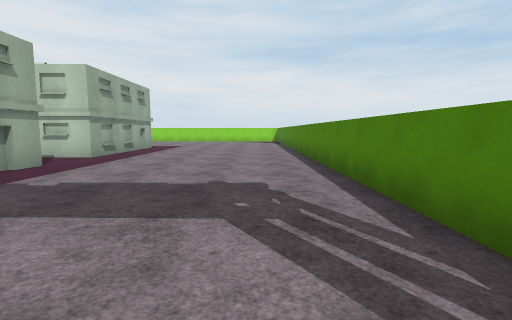
View 1 (above)

24 first-person views from a walk through a 3-D level made in the Unity game engine. The camera is 1.4 m above the floor, tilts 6° down and sees 85° across. The floor is counted in squares, 2 m on a side. Each view is taken from the middle of a square. On the plan, view 1 faces up. The plan holds only what a view shows up to about 9 squares ahead; the rest is blank. The place goes on beyond the plan. The player character is not drawn. Surface patterns are stand-ins for the level's own textures.

View 2
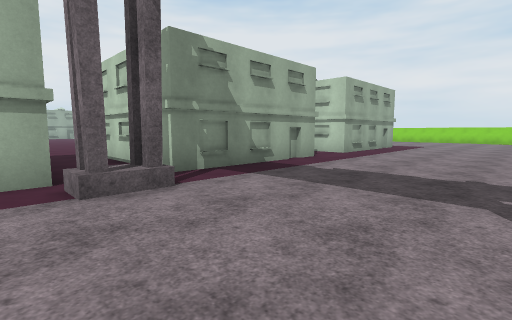

View 3
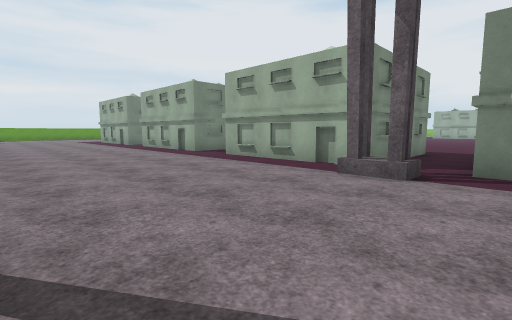

View 4
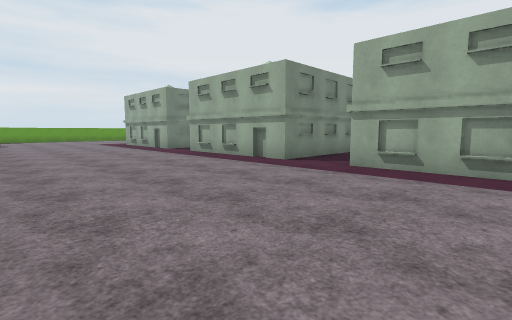

View 5
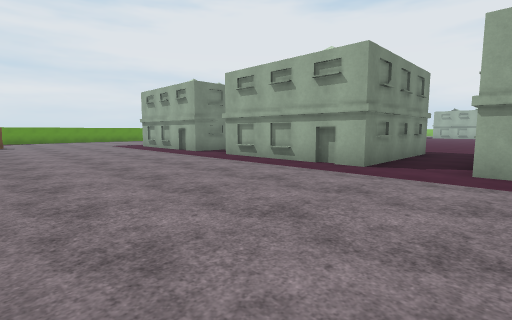

View 6
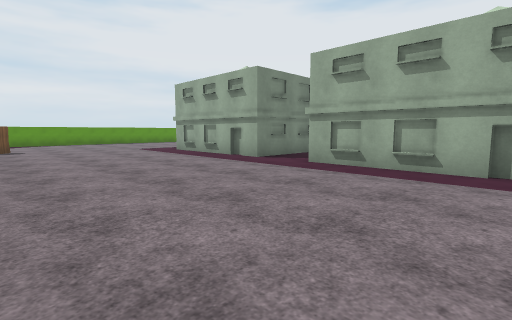

View 7
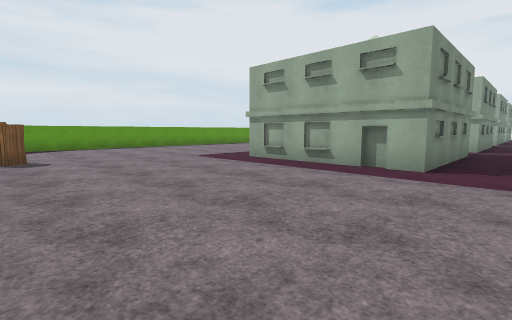

View 8
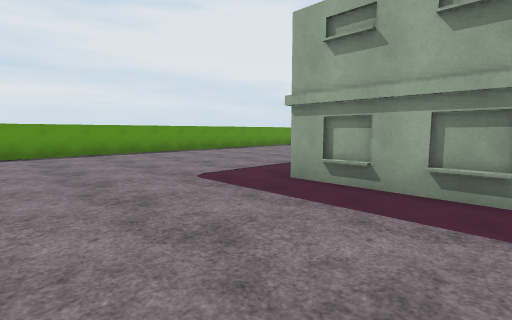

View 9
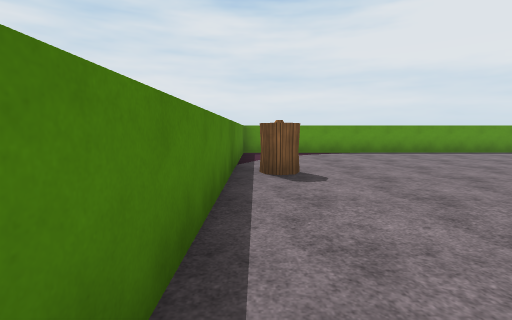

View 10
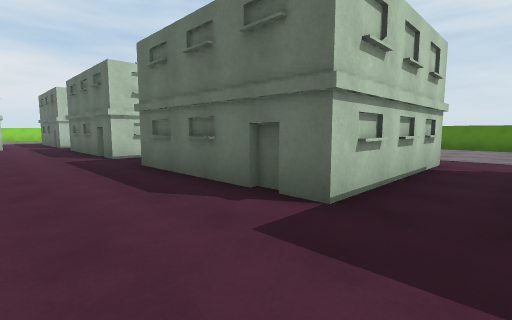

View 11
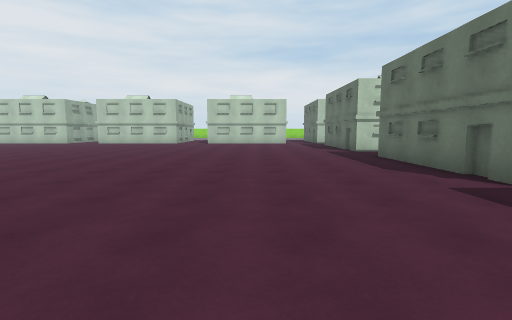

View 12
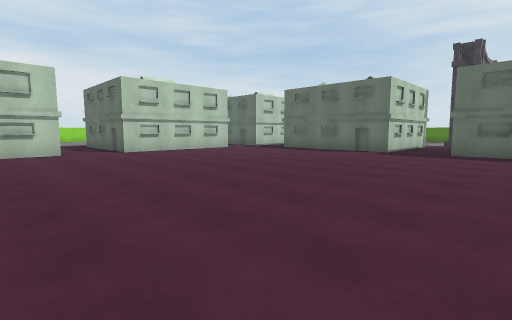

View 13
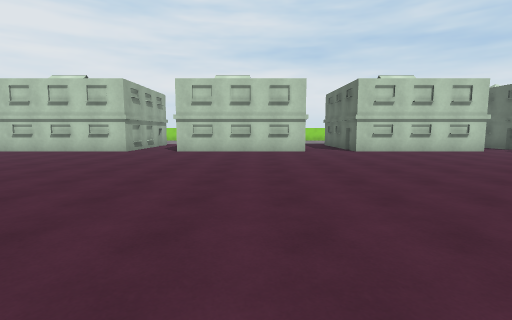

View 14
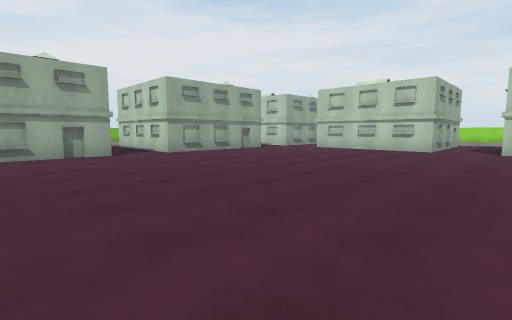

View 15
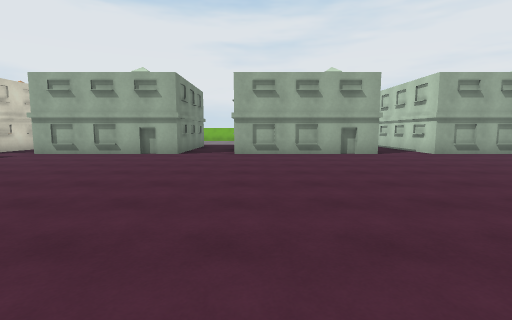

View 16
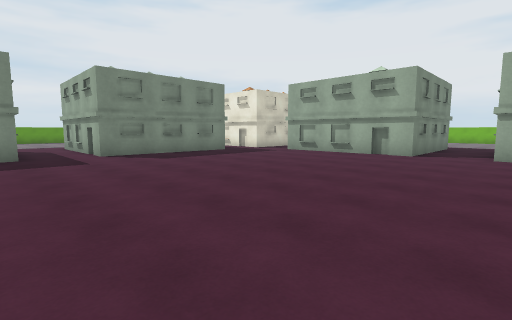

View 17
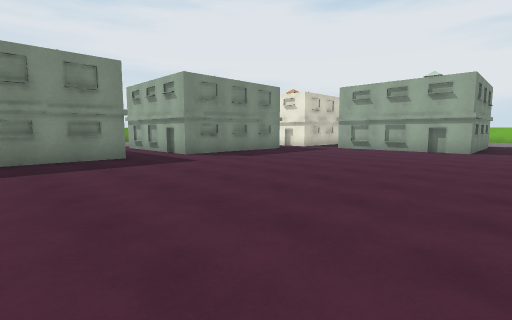

View 18
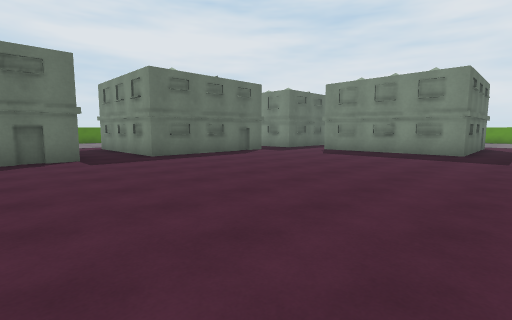

View 19
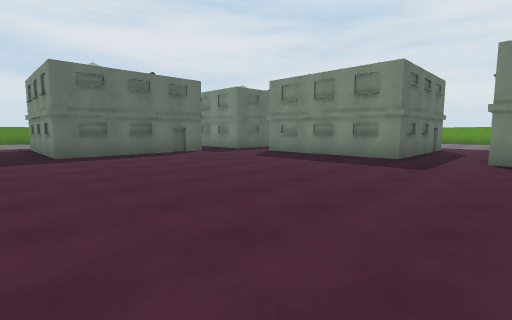

View 20
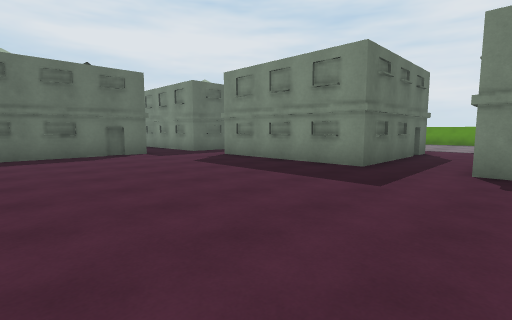

View 21
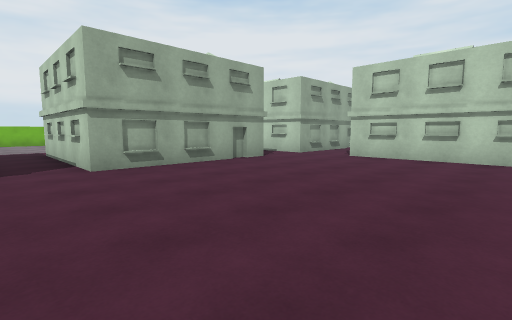

View 22
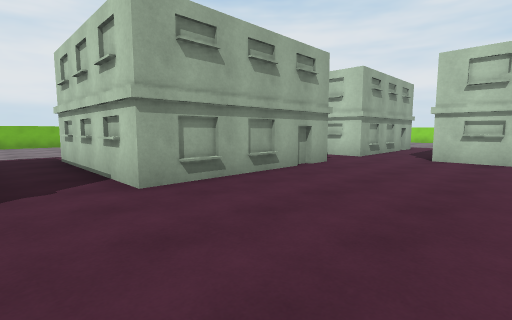

View 23
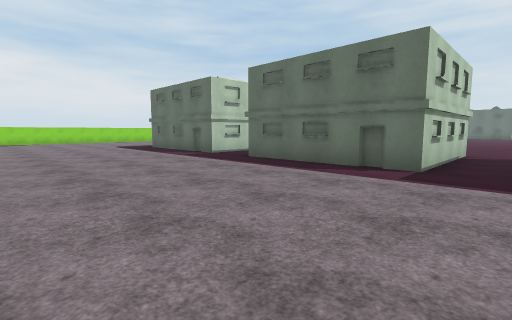

View 24
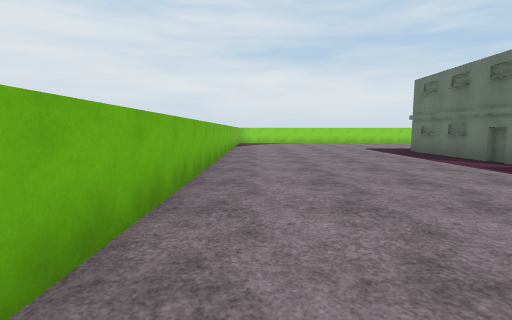

### Floor plan
Key: @ floor where view 1 was taken; # wall or solid block; . floor; H house; B barrel.
Columns run from 39 left of view 1 to 2 right of it. Each row starts with its distance up from view 1.
 11 #.....H     H
 10 #......     .
  9 #......#   ..                      ......#
  8 #......#  #H.####H.  ##H     H   ##H.....#
  7 #......H  H..H..H..H..H..H..H.    H......#
  6 #......H  H..................     H......#
  5 #.....H   #...................H   #......#
  4 #......#  #....................   #......#
  3 #......#  #....................#  #......#
  2  ......#   H...................    H.....#
  1  ......H..H....................H..H......
  0  ......H..H....................H..H#...@.
 -1           #...................H   #......
 -2           #......... ..........#  #......
 -3           #.........  .........#  #......
 -4            H........   ........#  #H.....
 -5          .H....................H..H......
 -6          .H....................H..H......
 -7           #...................H   #......
 -8           #....................#  #......
 -9           #....................#  #......
-10           #H...................#  #H.....
-11           H.  .................H..H......
-12                ..........................
-13                 #.H    .H     H   #......
-14                  ..    ..         #......#
-15                        ..         #......#
-16                        ..         #......#
-17                        ..         .......#
-18                        ..        ........#
-19                                 ........B#
-20                                 .........#
-21                                  ........#
-22                                  ........#
-23                                 ##########

Positions as (right, up) in squares from view 1, and headings:
1: (0, 0), facing up
2: (0, -1), facing up-left
3: (1, 2), facing down-left
4: (1, -2), facing down-left
5: (1, -4), facing down-left
6: (1, -7), facing down-left
7: (1, -11), facing down-left
8: (-1, -14), facing down-left
9: (1, -14), facing down
10: (-11, -6), facing up-right
11: (-12, -8), facing up
12: (-18, -2), facing up-right
13: (-18, -2), facing up
14: (-20, -3), facing up-left
15: (-20, -4), facing left
16: (-20, -4), facing down-left
17: (-18, -5), facing down-left
18: (-16, -3), facing down-right
19: (-17, -5), facing down-right
20: (-17, -7), facing down-right
21: (-23, 0), facing up-left
22: (-25, 0), facing up-left
23: (-38, 0), facing up-right
24: (-38, 2), facing up
